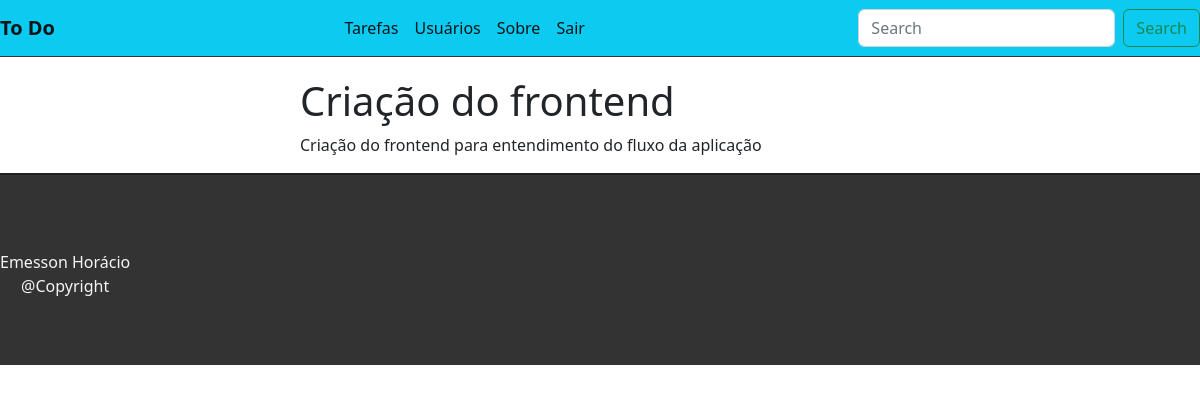
The page /task/13 (signed in) on the database its author committed.
### tasks/models.py (models this page shows, shortened)
class Task(models.Model):
    STATUS = (
        ('doing', 'Doing'), ('done', 'Done')
    )
    title = models.CharField(max_length=255)
    description = models.TextField()
    done = models.CharField(max_length=5, choices=STATUS)
    user = models.ForeignKey(get_user_model(), on_delete=models.CASCADE)
    created_at = models.DateTimeField(auto_now_add=True)
    updated_at = models.DateTimeField(auto_now=True)

### tasks/views.py (the view)
# urls.py: path('task/<int:id>', views.taskView, name='task-view'),
@login_required
def taskView(request, id):
    task = get_object_or_404(Task, pk=id)
    return render(request, 'tasks/task.html', {'task': task})

### tasks/templates/tasks/task.html (shortened to what this page needs)
{% extends "base.html" %}
{% block content %}
<div class='offset-1 col-10 list-div'>
    <h1>{{task.title}}</h1>
    <p>{{task.description}}</p>
</div>
{% endblock %}

### tasks/static/css/styles.css (style rules this page uses)
.list-div { padding: 0; height: 70%; position: relative; width: 50%; margin-left: 25%; }

### rows shown on the page
Task: title "Criação do frontend", description "Criação do frontend para entendimento do fluxo da aplicação"
